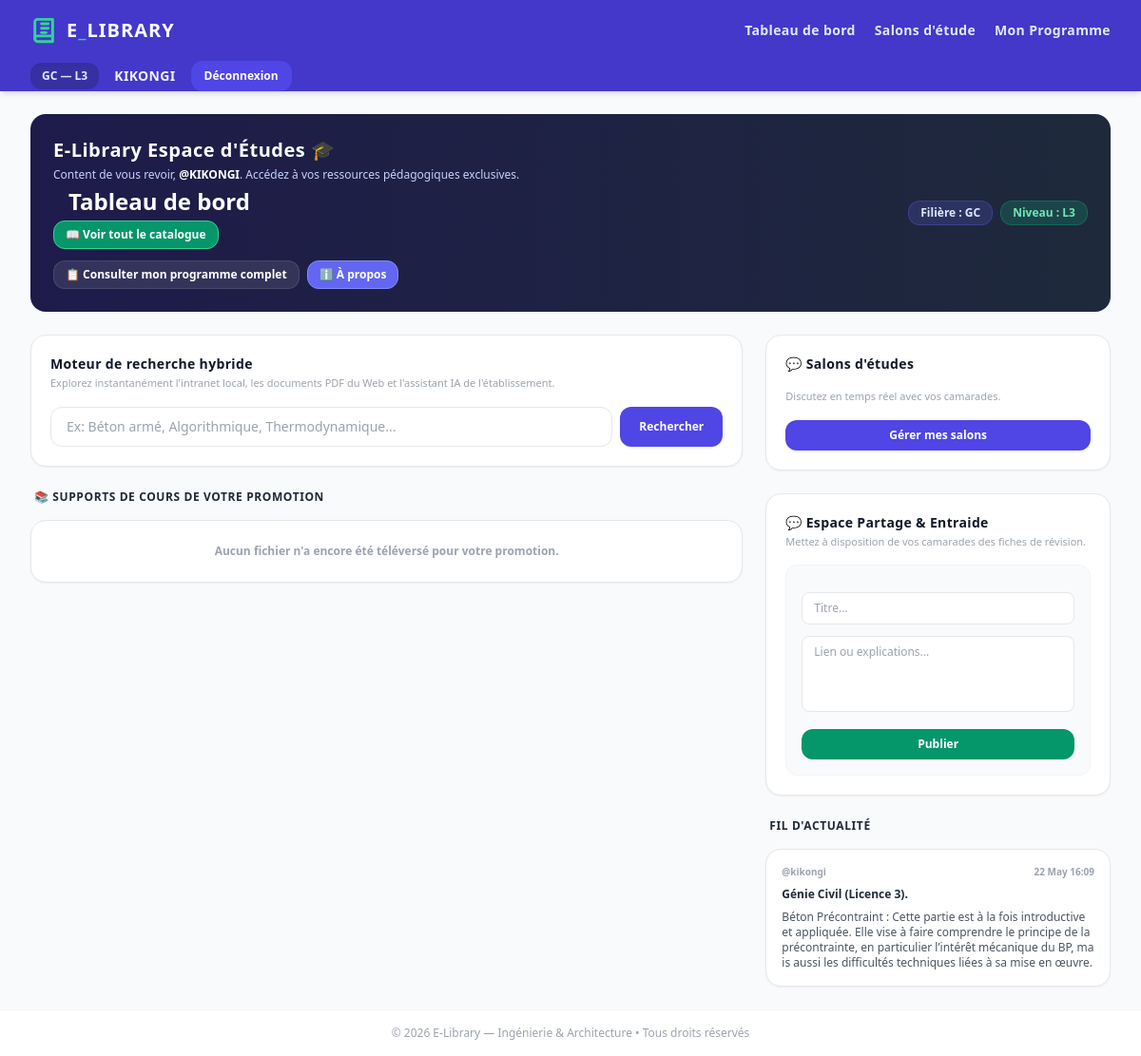
Page /dashboard/ (signed in) on the committed database.
### core/models.py (models this page shows, shortened)
class Profile(models.Model):
    user = models.OneToOneField(User, on_delete=models.CASCADE, related_name='profile')
    filiere = models.ForeignKey(Filiere, on_delete=models.SET_NULL, null=True, blank=True)
    promotion = models.CharField(max_length=2, choices=PROMO_CHOICES, db_index=True)
    class Meta:
        verbose_name = "Profil Étudiant"
        verbose_name_plural = "Profils Étudiants"

class Filiere(models.Model):
    nom = models.CharField(max_length=100, unique=True, db_index=True)
    class Meta:
        verbose_name = "Filière"
        verbose_name_plural = "Filières"
        ordering = ['nom']

class ReferencePartagee(models.Model):
    etudiant = models.ForeignKey(User, on_delete=models.CASCADE, related_name='references_partagees')
    titre = models.CharField(max_length=200, db_index=True)
    description_ou_lien = models.TextField()
    filiere = models.ForeignKey(Filiere, on_delete=models.CASCADE, related_name='references_filieres')
    promotion = models.CharField(max_length=2, choices=PROMO_CHOICES, db_index=True)
    date_publication = models.DateTimeField(auto_now_add=True, db_index=True)
    class Meta:
        verbose_name = "Ressource partagée"
        verbose_name_plural = "Ressources partagées"
        ordering = ['-date_publication']

### core/views.py (the view, shortened to what this page needs)
# urls.py: path('dashboard/', views.dashboard, name='dashboard'),
@login_required
def dashboard(request):
    profile, _ = Profile.objects.select_related('filiere').get_or_create(
        user_id=request.user.id,
        defaults={
            'user': request.user,
            'filiere': Filiere.objects.first(),
            'promotion': 'L1'
        }
    )
    query = request.GET.get('q', '').strip()
    supports_initiaux = Support.objects.filter(
        cours__filiere=profile.filiere,
        cours__promotion=profile.promotion
    ).select_related('cours')
    supports_locaux = supports_initiaux
    references_filiere = ReferencePartagee.objects.filter(
        filiere=profile.filiere,
        promotion=profile.promotion
    ).select_related('etudiant').only(
        'id', 'titre', 'description_ou_lien', 'date_publication', 'etudiant__username'
    ).order_by('-date_publication')[:20]
    supports_internet = []
    explication_internet = ""
    suggestions_similaires = []
    recherche_active = bool(query)
    context = {
        'profile': profile,
        'supports_locaux': supports_locaux,
        'references_filiere': references_filiere,
        'supports_internet': supports_internet,
        'explication_internet': explication_internet,
        'suggestions_similaires': suggestions_similaires,
        'recherche_active': recherche_active,
        'query': query
    }
    return render(request, 'core/dashboard.html', context)

### core/templates/core/dashboard.html (shortened to what this page needs)
{% extends 'core/base.html' %}
{% block content %}
<div class="max-w-7xl mx-auto space-y-6">
    <div class="bg-gradient-to-r from-indigo-950 to-slate-800 rounded-2xl p-6 text-white shadow-sm flex flex-col md:flex-row md:items-center md:justify-between gap-4">
        <div class="space-y-1">
            <h1 class="text-xl font-extrabold tracking-wide">E-Library Espace d'Études 🎓</h1>
            <p class="text-xs text-indigo-200 font-medium">
                Content de vous revoir, <span class="font-bold text-white">@{{ profile.user.username }}</span>. Accédez à vos ressources pédagogiques exclusives.
            </p>
            <div class="container mx-auto px-4">
    <h1 class="text-2xl font-bold">Tableau de bord</h1>
    </div>
            <a href="{% url 'voir_catalogue_complet' %}"
   class="inline-flex items-center gap-1.5 bg-emerald-600 hover:bg-emerald-500 text-white font-bold px-3 py-1.5 rounded-xl text-xs transition border border-emerald-400 active:scale-95">
   📖 Voir tout le catalogue
</a>
            <div class="pt-2 flex gap-2">
                <a href="{% url 'voir_programme' %}?filiere={{ profile.filiere.id }}&promotion={{ profile.promotion }}"
                   class="inline-flex items-center gap-1.5 bg-white/10 hover:bg-white/20 text-white font-bold px-3 py-1.5 rounded-xl text-xs transition border border-white/10 active:scale-95">
                    📋 Consulter mon programme complet
                </a>
                <button onclick="toggleModal()" class="inline-flex items-center gap-1.5 bg-indigo-500 hover:bg-indigo-400 text-white font-bold px-3 py-1.5 rounded-xl text-xs transition border border-indigo-400 active:scale-95">
                    ℹ️ À propos
                </button>
            </div>
        </div>
        <div class="flex flex-wrap gap-2 self-start md:self-center">
            <span class="bg-indigo-500/20 text-indigo-100 font-bold px-3 py-1 rounded-xl text-xs border border-indigo-500/30 backdrop-blur-sm">
                Filière : {{ profile.filiere.nom }}
            </span>
            <span class="bg-emerald-500/20 text-emerald-300 font-bold px-3 py-1 rounded-xl text-xs border border-emerald-500/30 backdrop-blur-sm">
                Niveau : {{ profile.promotion }}
            </span>
        </div>
    </div>
    <div class="grid grid-cols-1 lg:grid-cols-3 gap-6">
        <div class="lg:col-span-2 space-y-6">
            <div class="bg-white rounded-2xl p-5 border border-gray-200 shadow-sm space-y-4">
                <div>
                    <h3 class="text-sm font-extrabold text-gray-900 tracking-wide">Moteur de recherche hybride</h3>
                    <p class="text-[11px] text-gray-400 mt-0.5">Explorez instantanément l'intranet local, les documents PDF du Web et l'assistant IA de l'établissement.</p>
                </div>
                <form method="GET" action="{% url 'dashboard' %}" class="flex gap-2">
                    <input type="text" name="q" value="{{ query|default:'' }}" required autocomplete="off"
                           placeholder="Ex: Béton armé, Algorithmique, Thermodynamique..."
                           class="flex-grow px-4 py-2.5 border border-gray-200 rounded-xl text-sm focus:ring-4 focus:ring-indigo-500/10 focus:border-indigo-500 outline-none transition">
                    <button type="submit" class="bg-indigo-600 hover:bg-indigo-700 text-white font-bold px-5 rounded-xl text-xs transition shadow-sm active:scale-95">
                        Rechercher
                    </button>
                </form>
            </div>
            <div class="space-y-4">
                <h3 class="text-xs font-extrabold text-gray-800 tracking-wider uppercase px-1">📚 Supports de cours de votre promotion</h3>
                {% if supports_locaux %}
                    <div class="grid grid-cols-1 sm:grid-cols-2 gap-4">
                        {% for support in supports_locaux %}
                            <div class="bg-white rounded-2xl p-4 border border-gray-200 shadow-sm flex flex-col justify-between space-y-4 hover:border-gray-300 transition">
                                <div class="space-y-1">
                                    <h4 class="font-bold text-gray-900 text-sm break-words">{{ support.titre }}</h4>
                                    <p class="text-[11px] text-gray-500 font-medium">Cours : <span class="text-indigo-600 font-semibold">{{ support.cours.intitule }}</span></p>
                                </div>
                                <a href="{{ support.fichier.url }}" download class="w-full text-center bg-indigo-50 hover:bg-indigo-100 text-indigo-700 font-bold py-2 rounded-xl text-xs transition shadow-2xs">
                                    Télécharger le document
                                </a>
                            </div>
                        {% endfor %}
                    </div>
                {% else %}
                    <div class="bg-white rounded-2xl p-6 border border-gray-200 text-center shadow-sm">
                        {% if recherche_active %}
                            <p class="text-xs font-semibold text-gray-400">❌ Aucun support de cours interne trouvé pour "<strong>{{ query }}</strong>".</p>
                        {% else %}
                            <p class="text-xs font-semibold text-gray-400">Aucun fichier n'a encore été téléversé pour votre promotion.</p>
                        {% endif %}
                    </div>
                {% endif %}
            </div>
        </div>
        <div class="space-y-6">
            <div class="bg-white rounded-2xl p-5 border border-gray-200 shadow-sm space-y-4">
                <h3 class="text-sm font-extrabold text-gray-900 tracking-wide">💬 Salons d'études</h3>
                <p class="text-[11px] text-gray-400 mt-0.5">Discutez en temps réel avec vos camarades.</p>
                <a href="{% url 'gestion_salons' %}" class="block w-full text-center bg-indigo-600 hover:bg-indigo-700 text-white font-bold py-2 rounded-xl text-xs transition active:scale-95">
                    Gérer mes salons
                </a>
            </div>
            <div class="bg-white rounded-2xl p-5 border border-gray-200 shadow-sm space-y-4">
                <div>
                    <h3 class="text-sm font-extrabold text-gray-900 tracking-wide">💬 Espace Partage & Entraide</h3>
                    <p class="text-[11px] text-gray-400 mt-0.5">Mettez à disposition de vos camarades des fiches de révision.</p>
                </div>
                <form method="POST" action="{% url 'dashboard' %}" class="space-y-3 bg-gray-50 p-4 rounded-xl border border-gray-100">
                    <input type="text" name="titre" placeholder="Titre..." required class="w-full px-3 py-2 text-xs font-medium border border-gray-200 bg-white rounded-lg outline-none">
                    <textarea name="description_ou_lien" placeholder="Lien ou explications..." required class="w-full px-3 py-2 text-xs font-medium border border-gray-200 bg-white rounded-lg outline-none h-20 resize-none"></textarea>
                    <button type="submit" class="w-full bg-emerald-600 hover:bg-emerald-700 text-white font-bold py-2 rounded-xl text-xs transition">Publier</button>
                </form>
            </div>
            <div class="space-y-4">
                <h3 class="text-xs font-extrabold text-gray-800 tracking-wider uppercase px-1">Fil d'actualité</h3>
                {% for ref in references_filiere %}
                    <div class="bg-white rounded-2xl p-4 border border-gray-200 shadow-sm space-y-2">
                        <div class="text-[10px] text-gray-400 font-bold flex justify-between">
                            <span>@{{ ref.etudiant.username }}</span>
                            <span>{{ ref.date_publication|date:"d M H:i" }}</span>
                        </div>
                        <h4 class="font-bold text-xs">{{ ref.titre }}</h4>
                        <div class="text-xs text-gray-600 break-all">{{ ref.description_ou_lien|urlize }}</div>
                    </div>
                {% endfor %}
            </div>
        </div>
    </div>
</div>
{% endblock %}

### core/templates/core/base.html (shortened to what this page needs)
<!DOCTYPE html>
<html lang="fr" class="h-full bg-gray-50">
<head>
    <script src="https://cdn.tailwindcss.com"></script>
</head>
<body class="flex flex-col h-full text-gray-800 antialiased">
    <nav class="bg-indigo-700 shadow-md text-white sticky top-0 z-50">
        <div class="max-w-7xl mx-auto px-4 sm:px-6 lg:px-8">
            <div class="flex items-center justify-between h-16">
                        <a href="{% if user.is_authenticated %}{% url 'dashboard' %}{% else %}{% url 'home_publique' %}{% endif %}"
   class="flex items-center gap-2.5 font-black text-xl tracking-wider hover:opacity-90 transition">
    <span class="text-white">E<span class="text-emerald-400">_</span>LIBRARY</span>
</a>
                    {% if user.is_authenticated %}
                    <div class="hidden md:flex items-center gap-5 text-sm font-bold tracking-wide">
                        <a href="{% url 'dashboard' %}" class="text-indigo-100 hover:text-white transition">Tableau de bord</a>
                        <a href="{% url 'gestion_salons' %}" class="text-indigo-100 hover:text-white transition">Salons d'étude</a>
                        <a href="{% url 'voir_programme' %}" class="text-indigo-100 hover:text-white transition">Mon Programme</a>
                    </div>
                    {% endif %}
                </div>
                <div class="flex items-center gap-4 text-sm">
                    {% if user.is_authenticated %}
                        <span class="hidden sm:inline-block bg-indigo-800 px-3 py-1.5 rounded-xl text-indigo-100 font-bold text-xs shadow-inner">
                            {{ user.profile.filiere.nom|default:"Général" }} — {{ user.profile.promotion }}
                        </span>
                        <span class="font-bold text-indigo-50 tracking-wide hidden sm:inline">
                            {{ user.username }}
                        </span>
                        <form action="{% url 'deconnexion' %}" method="POST" class="inline">
                            <button type="submit" class="bg-indigo-600 hover:bg-red-600 px-3.5 py-2 rounded-xl transition text-xs font-extrabold shadow-sm active:scale-95">
                                Déconnexion
                            </button>
                        </form>
                    {% else %}
                        <a href="{% url 'inscription' %}" class="bg-white text-indigo-700 hover:bg-indigo-50 px-4 py-2 rounded-xl font-bold text-xs transition shadow-sm active:scale-95">
                            S'inscrire
                        </a>
                    {% endif %}
                </div>
            </div>
    </nav>
    <main class="flex-grow max-w-7xl w-full mx-auto px-4 sm:px-6 lg:px-8 py-6">
        {% block content %}{% endblock %}
    </main>
    <footer class="bg-white border-t border-gray-100 py-4 text-center text-xs font-medium text-gray-400">
        <p>&copy; 2026 E-Library — Ingénierie & Architecture • Tous droits réservés</p>
    </footer>
</body>
</html>

### rows in the picture
Profile: user.username "KIKONGI", filiere.nom "GC", promotion "L3"
ReferencePartagee: etudiant.username "kikongi", date_publication "22 May 16:09", titre "Génie Civil (Licence 3).", description_ou_lien "Béton Précontraint : Cette partie est à la fois introductive et appliquée. Elle vise à faire comprendre le principe de la précontrainte, en particulier l’intérêt mécanique du BP, mais aussi les difficultés techniques liées à sa mise en œuvre."

### other values in the picture
{{ user.profile.filiere.nom|default:"Général" }} "GC"
{{ user.profile.promotion }} "L3"
{{ user.username }} "KIKONGI"
